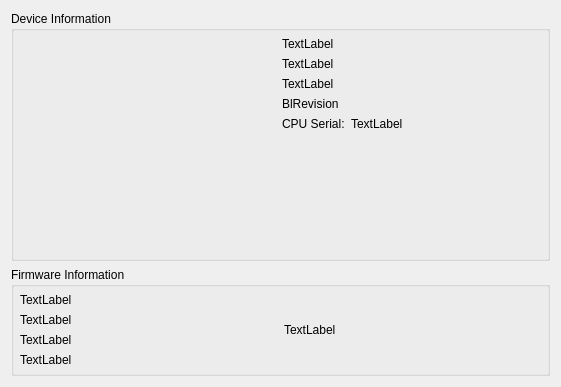
<?xml version="1.0" encoding="UTF-8"?>
<ui version="4.0">
 <class>runningDeviceWidget</class>
 <widget class="QWidget" name="runningDeviceWidget">
  <property name="geometry">
   <rect>
    <x>0</x>
    <y>0</y>
    <width>561</width>
    <height>387</height>
   </rect>
  </property>
  <property name="windowTitle">
   <string>Form</string>
  </property>
  <layout class="QVBoxLayout" name="verticalLayout">
   <item>
    <widget class="QGroupBox" name="horizontalGroupBox1">
     <property name="title">
      <string>Device Information</string>
     </property>
     <layout class="QHBoxLayout" name="horizontalLayout_2">
      <property name="leftMargin">
       <number>6</number>
      </property>
      <property name="topMargin">
       <number>6</number>
      </property>
      <property name="rightMargin">
       <number>6</number>
      </property>
      <property name="bottomMargin">
       <number>6</number>
      </property>
      <item>
       <widget class="QGraphicsView" name="devicePicture">
        <property name="minimumSize">
         <size>
          <width>160</width>
          <height>160</height>
         </size>
        </property>
        <property name="maximumSize">
         <size>
          <width>350</width>
          <height>350</height>
         </size>
        </property>
        <property name="styleSheet">
         <string notr="true">background: transparent</string>
        </property>
        <property name="frameShape">
         <enum>QFrame::NoFrame</enum>
        </property>
        <property name="frameShadow">
         <enum>QFrame::Plain</enum>
        </property>
        <property name="verticalScrollBarPolicy">
         <enum>Qt::ScrollBarAlwaysOff</enum>
        </property>
        <property name="horizontalScrollBarPolicy">
         <enum>Qt::ScrollBarAlwaysOff</enum>
        </property>
        <property name="renderHints">
         <set>QPainter::Antialiasing|QPainter::HighQualityAntialiasing|QPainter::SmoothPixmapTransform</set>
        </property>
       </widget>
      </item>
      <item>
       <layout class="QVBoxLayout" name="verticalLayout_2">
        <item>
         <widget class="QLabel" name="lblBoardName">
          <property name="sizePolicy">
           <sizepolicy hsizetype="Preferred" vsizetype="Fixed">
            <horstretch>0</horstretch>
            <verstretch>0</verstretch>
           </sizepolicy>
          </property>
          <property name="text">
           <string notr="true">TextLabel</string>
          </property>
         </widget>
        </item>
        <item>
         <widget class="QLabel" name="lblDeviceID">
          <property name="sizePolicy">
           <sizepolicy hsizetype="Preferred" vsizetype="Fixed">
            <horstretch>0</horstretch>
            <verstretch>0</verstretch>
           </sizepolicy>
          </property>
          <property name="text">
           <string notr="true">TextLabel</string>
          </property>
         </widget>
        </item>
        <item>
         <widget class="QLabel" name="lblHWRev">
          <property name="sizePolicy">
           <sizepolicy hsizetype="Preferred" vsizetype="Fixed">
            <horstretch>0</horstretch>
            <verstretch>0</verstretch>
           </sizepolicy>
          </property>
          <property name="text">
           <string notr="true">TextLabel</string>
          </property>
         </widget>
        </item>
        <item>
         <widget class="QLabel" name="lblBLRev">
          <property name="sizePolicy">
           <sizepolicy hsizetype="Preferred" vsizetype="Fixed">
            <horstretch>0</horstretch>
            <verstretch>0</verstretch>
           </sizepolicy>
          </property>
          <property name="text">
           <string notr="true">BlRevision</string>
          </property>
         </widget>
        </item>
        <item>
         <layout class="QFormLayout" name="formLayout">
          <property name="bottomMargin">
           <number>0</number>
          </property>
          <item row="0" column="0">
           <widget class="QLabel" name="lblCPU">
            <property name="sizePolicy">
             <sizepolicy hsizetype="Preferred" vsizetype="Fixed">
              <horstretch>0</horstretch>
              <verstretch>0</verstretch>
             </sizepolicy>
            </property>
            <property name="text">
             <string>CPU Serial:</string>
            </property>
           </widget>
          </item>
          <item row="0" column="1">
           <widget class="QLabel" name="CPUSerial">
            <property name="text">
             <string notr="true">TextLabel</string>
            </property>
            <property name="textInteractionFlags">
             <set>Qt::LinksAccessibleByMouse|Qt::TextSelectableByKeyboard|Qt::TextSelectableByMouse</set>
            </property>
           </widget>
          </item>
         </layout>
        </item>
        <item>
         <spacer name="verticalSpacer">
          <property name="orientation">
           <enum>Qt::Vertical</enum>
          </property>
          <property name="sizeHint" stdset="0">
           <size>
            <width>20</width>
            <height>40</height>
           </size>
          </property>
         </spacer>
        </item>
       </layout>
      </item>
      <item>
       <spacer name="horizontalSpacer">
        <property name="orientation">
         <enum>Qt::Horizontal</enum>
        </property>
        <property name="sizeHint" stdset="0">
         <size>
          <width>40</width>
          <height>20</height>
         </size>
        </property>
       </spacer>
      </item>
     </layout>
    </widget>
   </item>
   <item>
    <widget class="QGroupBox" name="horizontalGroupBox2">
     <property name="title">
      <string>Firmware Information</string>
     </property>
     <layout class="QHBoxLayout" name="_2">
      <property name="leftMargin">
       <number>6</number>
      </property>
      <property name="topMargin">
       <number>6</number>
      </property>
      <property name="rightMargin">
       <number>6</number>
      </property>
      <property name="bottomMargin">
       <number>6</number>
      </property>
      <item>
       <layout class="QVBoxLayout" name="verticalLayout_3">
        <item>
         <widget class="QLabel" name="lblFWTag">
          <property name="text">
           <string notr="true">TextLabel</string>
          </property>
         </widget>
        </item>
        <item>
         <widget class="QLabel" name="lblFWDate">
          <property name="text">
           <string notr="true">TextLabel</string>
          </property>
         </widget>
        </item>
        <item>
         <widget class="QLabel" name="lblGitCommitTag">
          <property name="text">
           <string notr="true">TextLabel</string>
          </property>
         </widget>
        </item>
        <item>
         <widget class="QLabel" name="lblCRC">
          <property name="text">
           <string notr="true">TextLabel</string>
          </property>
         </widget>
        </item>
       </layout>
      </item>
      <item>
       <widget class="QLabel" name="lblCertified">
        <property name="text">
         <string notr="true">TextLabel</string>
        </property>
       </widget>
      </item>
     </layout>
    </widget>
   </item>
  </layout>
 </widget>
 <resources/>
 <connections/>
</ui>
